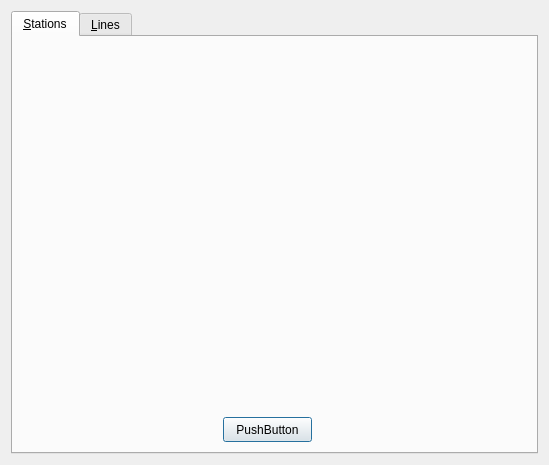
<?xml version="1.0" encoding="UTF-8"?>
<ui version="4.0">
 <class>Main_RATP_Window</class>
 <widget class="QDialog" name="Main_RATP_Window">
  <property name="geometry">
   <rect>
    <x>0</x>
    <y>0</y>
    <width>549</width>
    <height>465</height>
   </rect>
  </property>
  <property name="windowTitle">
   <string>RATP</string>
  </property>
  <layout class="QHBoxLayout" name="horizontalLayout">
   <item>
    <widget class="QTabWidget" name="tabWidget">
     <property name="currentIndex">
      <number>0</number>
     </property>
     <widget class="QWidget" name="ongStation">
      <attribute name="title">
       <string>&amp;Stations</string>
      </attribute>
      <widget class="QPushButton" name="ToNextPage_2">
       <property name="geometry">
        <rect>
         <x>210</x>
         <y>380</y>
         <width>89</width>
         <height>25</height>
        </rect>
       </property>
       <property name="text">
        <string>PushButton</string>
       </property>
      </widget>
      <widget class="QWidget" name="">
       <property name="geometry">
        <rect>
         <x>10</x>
         <y>10</y>
         <width>511</width>
         <height>361</height>
        </rect>
       </property>
       <layout class="QVBoxLayout" name="verticalLayout_4">
        <item>
         <widget class="QLabel" name="labelTitleStackedWidget">
          <property name="minimumSize">
           <size>
            <width>0</width>
            <height>30</height>
           </size>
          </property>
          <property name="text">
           <string/>
          </property>
         </widget>
        </item>
        <item>
         <widget class="QStackedWidget" name="stackedWidget">
          <property name="currentIndex">
           <number>0</number>
          </property>
          <widget class="QWidget" name="page"/>
         </widget>
        </item>
       </layout>
      </widget>
     </widget>
     <widget class="QWidget" name="ongLines">
      <attribute name="title">
       <string>&amp;Lines</string>
      </attribute>
      <widget class="QWidget" name="layoutWidget">
       <property name="geometry">
        <rect>
         <x>11</x>
         <y>11</y>
         <width>502</width>
         <height>403</height>
        </rect>
       </property>
       <layout class="QVBoxLayout" name="verticalLayout_3">
        <item>
         <layout class="QVBoxLayout" name="verticalLayout_2">
          <item>
           <layout class="QVBoxLayout" name="verticalLayout">
            <item>
             <layout class="QHBoxLayout" name="horizontalLayout_3">
              <item>
               <widget class="QRadioButton" name="radioBus">
                <property name="text">
                 <string>&amp;Bus</string>
                </property>
               </widget>
              </item>
              <item>
               <widget class="QRadioButton" name="radioMetro">
                <property name="text">
                 <string>&amp;Métro</string>
                </property>
               </widget>
              </item>
              <item>
               <widget class="QRadioButton" name="radioRer">
                <property name="text">
                 <string>&amp;RER</string>
                </property>
               </widget>
              </item>
             </layout>
            </item>
            <item>
             <layout class="QHBoxLayout" name="horizontalLayout_6">
              <item>
               <layout class="QHBoxLayout" name="horizontalLayout_5">
                <item>
                 <widget class="QLabel" name="labelTransport">
                  <property name="text">
                   <string>&amp;Transport</string>
                  </property>
                  <property name="buddy">
                   <cstring>comboTransport</cstring>
                  </property>
                 </widget>
                </item>
                <item>
                 <widget class="QComboBox" name="comboTransport"/>
                </item>
               </layout>
              </item>
              <item>
               <layout class="QHBoxLayout" name="horizontalLayout_4">
                <item>
                 <widget class="QLabel" name="labelStation">
                  <property name="text">
                   <string>&amp;Station</string>
                  </property>
                  <property name="buddy">
                   <cstring>comboStation</cstring>
                  </property>
                 </widget>
                </item>
                <item>
                 <widget class="QComboBox" name="comboStation"/>
                </item>
               </layout>
              </item>
             </layout>
            </item>
           </layout>
          </item>
          <item>
           <widget class="QPushButton" name="pushUniReq">
            <property name="enabled">
             <bool>false</bool>
            </property>
            <property name="text">
             <string>OK</string>
            </property>
           </widget>
          </item>
         </layout>
        </item>
        <item>
         <widget class="QWidget" name="widgetTimeView" native="true">
          <property name="minimumSize">
           <size>
            <width>500</width>
            <height>300</height>
           </size>
          </property>
         </widget>
        </item>
       </layout>
      </widget>
     </widget>
    </widget>
   </item>
  </layout>
 </widget>
 <resources/>
 <connections/>
</ui>
